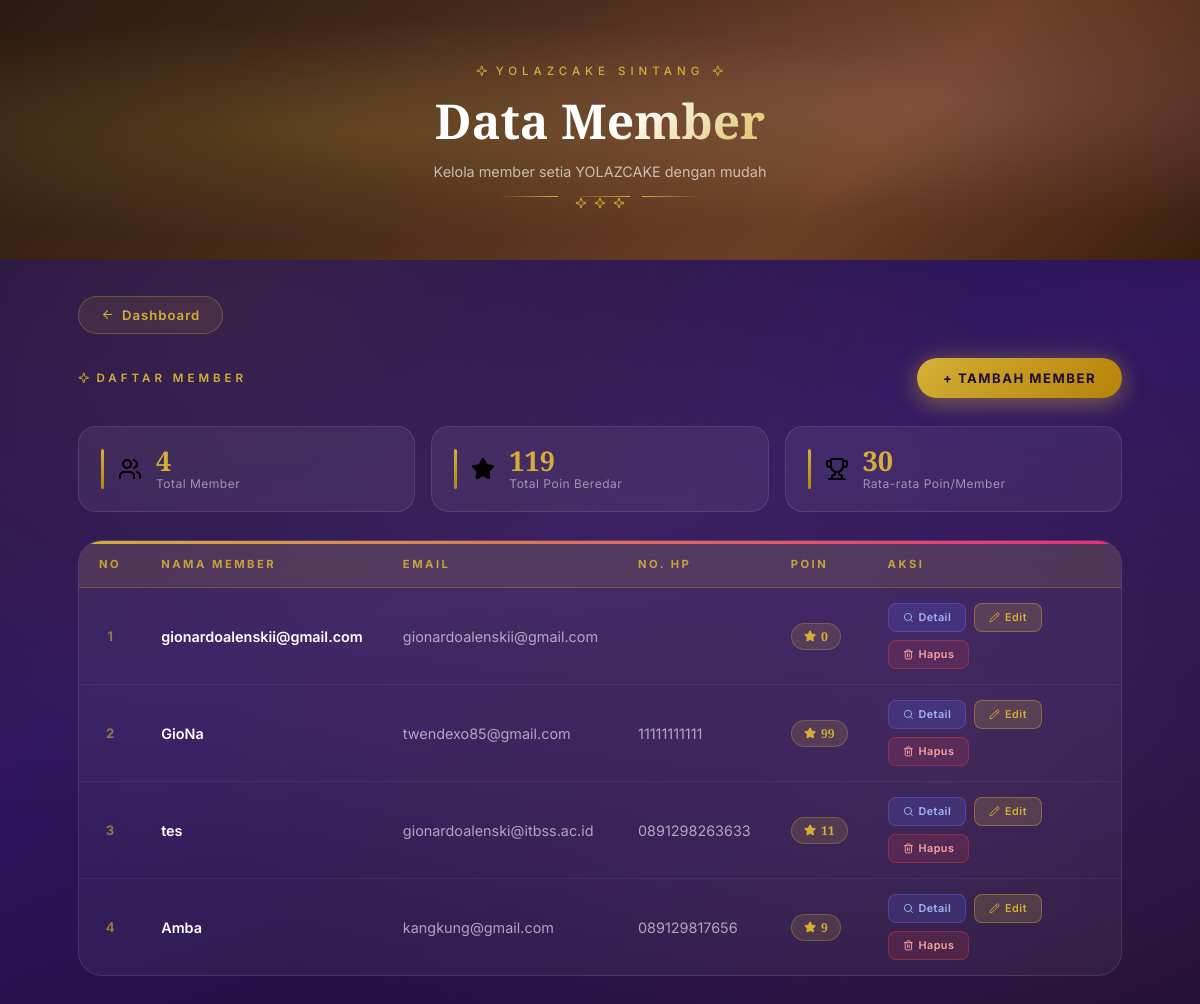
Page /member/data_member.php (signed in) on the committed database.
### tables this page shows
CREATE TABLE `member` (
  `id_member` int(11) NOT NULL,
  `id_user` int(11) DEFAULT NULL,
  `nama` varchar(100) NOT NULL,
  `email` varchar(100) DEFAULT NULL,
  `no_hp` varchar(20) DEFAULT NULL,
  `alamat` text DEFAULT NULL,
  `poin` int(11) DEFAULT 0,
  `streak_saat_ini` int(11) NOT NULL DEFAULT 0,
  `streak_terbaik` int(11) NOT NULL DEFAULT 0,
  `checkin_terakhir` date DEFAULT NULL,
  `created_at` timestamp NOT NULL DEFAULT current_timestamp()
);

### config/csrf_helper.php (called while the page is built, shortened)
<?php
function csrf_token() {
    return $_SESSION['csrf_token'];
}

### member/data_member.php (the view, shortened to what this page needs)
<?php
include '../config/koneksi.php';
require_once __DIR__.'/../config/csrf_helper.php';
$csrf = csrf_token();
$query = mysqli_query($conn, "SELECT * FROM member ORDER BY id_member DESC");
?>
<!DOCTYPE html>
<html lang="id">
<head>
  <link rel="stylesheet" href="../assets/css/lucide-icons.css">
</head>
<body>
<div class="page-hero" id="pageHero">
  <div class="hero-inner">
    <p class="hero-eyebrow"><i data-lucide="sparkle" class="lucide-ic"></i> YOLAZCAKE Sintang <i data-lucide="sparkle" class="lucide-ic"></i></p>
    <h1>Data Member</h1>
    <p class="hero-sub">Kelola member setia YOLAZCAKE dengan mudah</p>
    <div class="hero-divider">
      <span></span><span class="diamond"><i data-lucide="sparkle" class="lucide-ic"></i> <i data-lucide="sparkle" class="lucide-ic"></i> <i data-lucide="sparkle" class="lucide-ic"></i></span><span></span>
    </div>
  </div>
</div>
<div class="page-wrapper">
  <a href="../dashboard.php" class="btn-back"><i data-lucide="arrow-left" class="lucide-ic"></i> Dashboard</a>
  <div class="top-bar">
    <span class="section-eyebrow"><i data-lucide="sparkle" class="lucide-ic"></i> Daftar Member</span>
    <a href="tambah_member.php" class="btn-tambah">+ Tambah Member</a>
  </div>
  <?php
    $total_query = mysqli_query($conn, "SELECT COUNT(*) as total, SUM(poin) as total_poin FROM member");
    $stats = mysqli_fetch_assoc($total_query);
    $total_member = $stats['total'] ?? 0;
    $total_poin   = $stats['total_poin'] ?? 0;
  ?>
  <div class="stats-row">
    <div class="stat-card">
      <span class="stat-icon"><i data-lucide="users" class="lucide-ic"></i></span>
      <div>
        <div class="stat-val"><?= $total_member; ?></div>
        <div class="stat-lbl">Total Member</div>
      </div>
    </div>
    <div class="stat-card">
      <span class="stat-icon"><i data-lucide="star" class="lucide-ic lucide-fill"></i></span>
      <div>
        <div class="stat-val"><?= number_format($total_poin); ?></div>
        <div class="stat-lbl">Total Poin Beredar</div>
      </div>
    </div>
    <div class="stat-card">
      <span class="stat-icon"><i data-lucide="trophy" class="lucide-ic"></i></span>
      <div>
        <div class="stat-val"><?= $total_member > 0 ? number_format($total_poin/$total_member,0) : 0; ?></div>
        <div class="stat-lbl">Rata-rata Poin/Member</div>
      </div>
    </div>
  </div>
  <div class="table-card">
    <table>
      <thead>
        <tr>
          <th style="text-align:center;">No</th>
          <th>Nama Member</th>
          <th>Email</th>
          <th>No. HP</th>
          <th>Poin</th>
          <th>Aksi</th>
        </tr>
      </thead>
      <tbody>
        <?php
        $no = 1;
        $rows = mysqli_num_rows($query);
        if($rows > 0):
          while($data = mysqli_fetch_assoc($query)):
        ?>
        <tr>
          <td class="td-no"><?= $no++; ?></td>
          <td class="td-nama"><?= htmlspecialchars($data['nama']); ?></td>
          <td style="color:rgba(255,255,255,0.6);"><?= htmlspecialchars($data['email']); ?></td>
          <td style="color:rgba(255,255,255,0.6);"><?= htmlspecialchars($data['no_hp']); ?></td>
          <td>
            <span class="poin-badge td-poin"><i data-lucide="star" class="lucide-ic lucide-fill"></i> <?= number_format($data['poin']); ?></span>
          </td>
          <td>
            <div class="action-cell">
              <a href="detail_member.php?id=<?= $data['id_member']; ?>" class="btn-act btn-detail"><i data-lucide="search" class="lucide-ic"></i> Detail</a>
              <a href="edit_member.php?id=<?= $data['id_member']; ?>" class="btn-act btn-edit"><i data-lucide="pencil" class="lucide-ic"></i> Edit</a>
              <a href="hapus_member.php?id=<?= $data['id_member']; ?>&csrf=<?= urlencode($csrf); ?>"
                 class="btn-act btn-hapus"
                 onclick="return confirm('Yakin ingin menghapus member <?= htmlspecialchars($data['nama']); ?>?')"><i data-lucide="trash-2" class="lucide-ic"></i> Hapus</a>
            </div>
          </td>
        </tr>
        <?php endwhile; endif; ?>
      </tbody>
    </table>
  </div>
</div>
</body>
</html>

### rows in the picture
member: nama "gionardoalenskii@gmail.com", email "gionardoalenskii@gmail.com", poin "0"
member: nama "GioNa", email "twendexo85@gmail.com", no_hp "11111111111", poin "99"
member: nama "tes", email "gionardoalenski@itbss.ac.id", no_hp "0891298263633", poin "11"
member: nama "Amba", email "kangkung@gmail.com", no_hp "089129817656", poin "9"

### other values in the picture
$total_member "4"
$total_poin "119"
$total_poin/$total_member "30"
